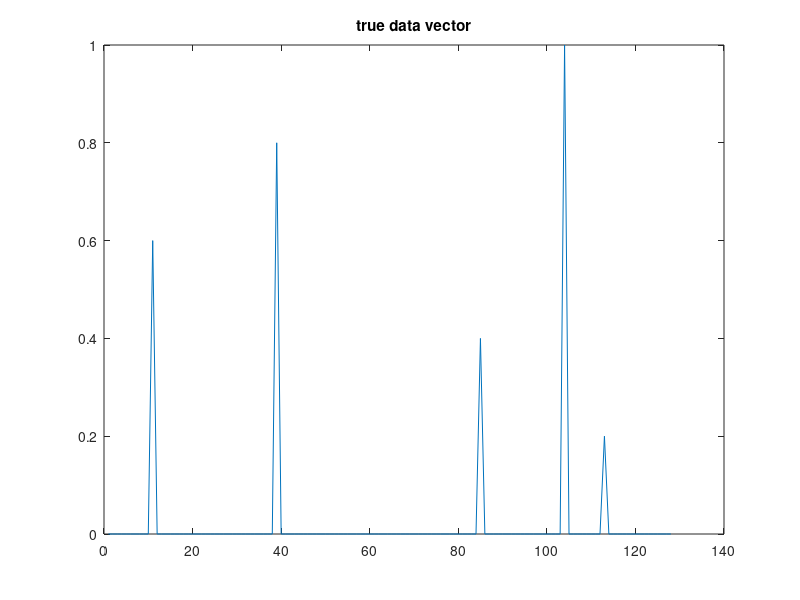
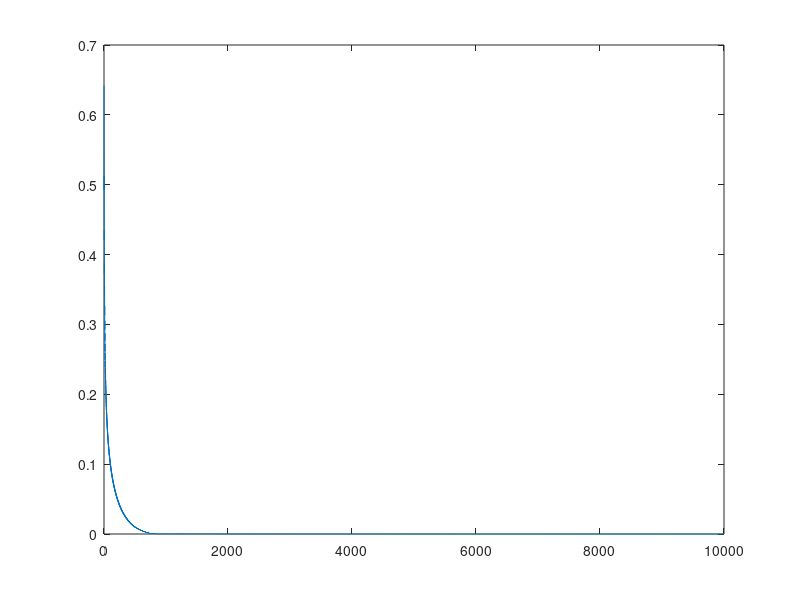

The MATLAB script that drew these images, in order: (Note: this script raises an error after producing the figures.)
clear all
close all
clc
load("cs.mat")

% Show the true data vector
figure
plot(x);
title("true data vector")
disp("True data vector l1-norm:")
disp(norm(x,1))

% Parameters
N = n; % Data size
step_size = 1;
epsilon = 1e-15; % Stop criterion
gamma = 0.1;
K = 10000; % Max steps of simulation

% Use a twice as tall expanded matrix to be able to differentiate an
% otherwise complex matrix
F_us_exp = [real(F_us);imag(F_us)];
X_us_exp = [real(X_us);imag(X_us)];

% Create the initial x_est
x_est = zeros(128,K);

% Calculate initial error
error = zeros(K,1);
error(1) = norm(F_us*x_est(:,1) - X_us, 2);
disp("Initial error:")
disp(error(1))
best_error = error(1); % tracking the best error

% Descent till stop criterion is met on l2 error
k = 1;
tStart = cputime;
while norm(F_us*x_est(:,k) - X_us, 2) > epsilon && k < K
    % Calculate first derivatives (direction)
    nabula = (2*(F_us_exp'*F_us_exp)*x_est(:,k) - 2*F_us_exp'*X_us_exp) / norm(F_us*x_est(:,k) - X_us,2)  + gamma * sign(x_est(:,k));
    
    % Calculate step size
    step_size = 0.4/(k+1);

    % Calculate new x from absolute of next step to remove negative part
    x_est(:,k+1) = abs(x_est(:,k) - step_size*nabula);
    
    % Calculate error and decide on best error
    error(k) = norm(F_us*x_est(:,k+1) - X_us, 2);
    if error(end) <= best_error
        best_x_est = x_est(:,k);
        best_error = error(k);
    end

    k = k + 1;
    % Progress update, comment out if not needed
    if mod(k,1000) == 0
        k
        -log(error(k-1))
    end
end
tEnd = cputime - tStart;
disp("CPU time since start of loop")
disp(tEnd);

disp("Steps to get to stopping criterion:")
disp(k)

disp("Final error, l2-norm of cost function:") 
disp(norm(F_us*best_x_est - X_us, 2))

disp("Final l1-norm of x:") 
disp(norm(best_x_est, 1))

disp("Error with true vector")
disp(norm(best_x_est-x,2))

figure;
plot(error)
yscale("log")
title("Error")

figure;
plot(best_x_est)
title("Estimated x using gradient descent for constrained problem")
